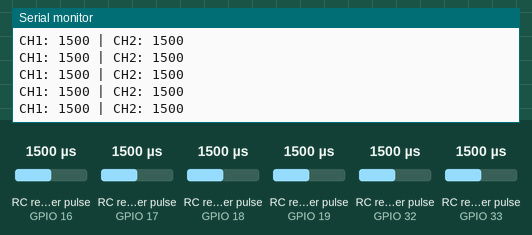
The sketch below on a simulated ESP32. On the bench: the last lines printed to the serial monitor. Wiring (inferred from the names in the program): 6 × RC receiver channel: data GPIO 16 / data GPIO 17 / data GPIO 18 / data GPIO 19 / data GPIO 32 / data GPIO 33. The inputs (shaded band) are chosen by the test bench; at power-on: RC receiver pulse (sensors on GPIO 16, GPIO 17, GPIO 18, GPIO 19, GPIO 32, GPIO 33) 1500 µs.

Above: at 1.2 s.
1.3 s: RC receiver pulse (sensor on GPIO 16) set to 1020 µs
At 1.8 s:
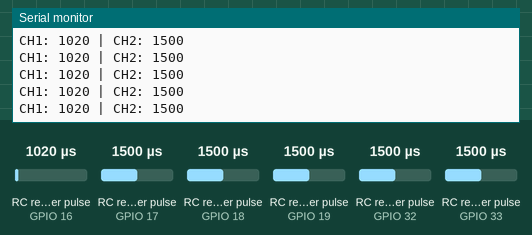
2.8 s: RC receiver pulse (sensor on GPIO 17) set to 1020 µs
At 3.8 s:
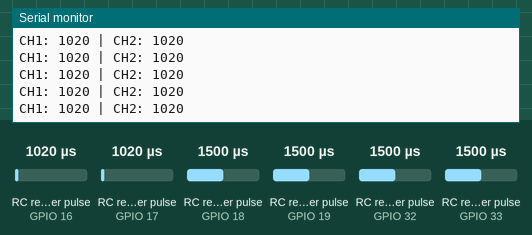
4.3 s: RC receiver pulse (sensor on GPIO 16) set to 1250 µs
At 5.2 s:
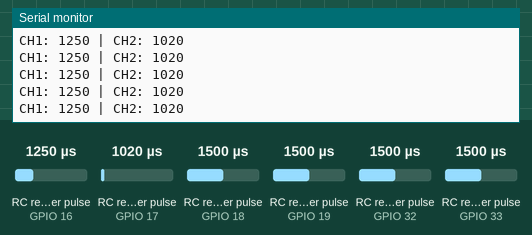
5.8 s: RC receiver pulse (sensor on GPIO 17) set to 1250 µs
At 6.6 s:
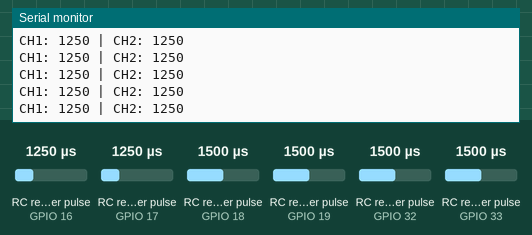
Timing chart, 0 to 8.3 s (numbered marks = the images above; inputs shaded):
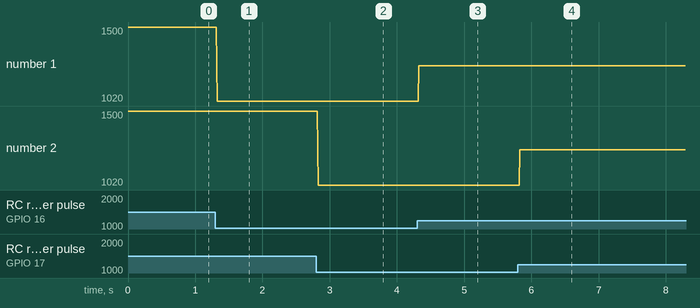

Measured:
- after the input at 1.3 s, the serial monitor: prints a new line at once (image 1)
- after the input at 2.8 s, the serial monitor: prints a new line at once (image 2)
- after the input at 4.3 s, the serial monitor: prints a new line at once (image 3)
- after the input at 5.8 s, the serial monitor: prints a new line at once (image 4)
- plotted number 1: 1500 → 1020 after the input at 1.3 s, 1020 → 1250 after the input at 4.3 s

The sketch:

Ibus.ino
```cpp
#include <Arduino.h>

// --- Config ---
// Output iBUS on GPIO 4 (Connect to FC RX)
#define IBUS_TX_PIN 4

// --- Variables ---
volatile uint32_t channel_start[6];
volatile uint16_t receiver_input[6] = {1500, 1500, 1500, 1500, 1500, 1500};

// Pins for PWM Input
const int ch_pins[6] = {16, 17, 18, 19, 32, 33};

// --- Separate Interrupt Handlers (Fixes the Crosstalk Bug) ---
// We need separate functions so we know EXACTLY which pin triggered the interrupt

void IRAM_ATTR isr_ch0() {
  uint32_t now = micros();
  if (digitalRead(ch_pins[0])) channel_start[0] = now;
  else receiver_input[0] = now - channel_start[0];
}

void IRAM_ATTR isr_ch1() {
  uint32_t now = micros();
  if (digitalRead(ch_pins[1])) channel_start[1] = now;
  else receiver_input[1] = now - channel_start[1];
}

void IRAM_ATTR isr_ch2() {
  uint32_t now = micros();
  if (digitalRead(ch_pins[2])) channel_start[2] = now;
  else receiver_input[2] = now - channel_start[2];
}

void IRAM_ATTR isr_ch3() {
  uint32_t now = micros();
  if (digitalRead(ch_pins[3])) channel_start[3] = now;
  else receiver_input[3] = now - channel_start[3];
}

void IRAM_ATTR isr_ch4() {
  uint32_t now = micros();
  if (digitalRead(ch_pins[4])) channel_start[4] = now;
  else receiver_input[4] = now - channel_start[4];
}

void IRAM_ATTR isr_ch5() {
  uint32_t now = micros();
  if (digitalRead(ch_pins[5])) channel_start[5] = now;
  else receiver_input[5] = now - channel_start[5];
}

// --- Setup ---
void setup() {
  Serial.begin(115200); // Debug to PC

  // Setup iBUS Serial on Serial2 (TX=4)
  // RX is set to -1 (unused) because we only send
  Serial2.begin(115200, SERIAL_8N1, -1, IBUS_TX_PIN);

  // Setup Pins and Attach SEPARATE Interrupts
  pinMode(ch_pins[0], INPUT_PULLUP); attachInterrupt(digitalPinToInterrupt(ch_pins[0]), isr_ch0, CHANGE);
  pinMode(ch_pins[1], INPUT_PULLUP); attachInterrupt(digitalPinToInterrupt(ch_pins[1]), isr_ch1, CHANGE);
  pinMode(ch_pins[2], INPUT_PULLUP); attachInterrupt(digitalPinToInterrupt(ch_pins[2]), isr_ch2, CHANGE);
  pinMode(ch_pins[3], INPUT_PULLUP); attachInterrupt(digitalPinToInterrupt(ch_pins[3]), isr_ch3, CHANGE);
  pinMode(ch_pins[4], INPUT_PULLUP); attachInterrupt(digitalPinToInterrupt(ch_pins[4]), isr_ch4, CHANGE);
  pinMode(ch_pins[5], INPUT_PULLUP); attachInterrupt(digitalPinToInterrupt(ch_pins[5]), isr_ch5, CHANGE);
}

// --- Manual iBUS Packet Sender ---
void sendIBus() {
  uint8_t buffer[32];
  uint16_t checksum = 0xFFFF;

  // Header
  buffer[0] = 0x20;
  buffer[1] = 0x40;

  // Read volatile data safely
  uint16_t safe_channels[6];
  noInterrupts();
  for(int i=0; i<6; i++) safe_channels[i] = receiver_input[i];
  interrupts();

  // Fill Channels 1-6
  for(int i=0; i<6; i++) {
    uint16_t val = constrain(safe_channels[i], 1000, 2000);
    buffer[2 + 2*i] = val & 0xFF;
    buffer[2 + 2*i + 1] = (val >> 8);
  }

  // Fill Empty Channels 7-14 with 1500 (Center)
  for(int i=6; i<14; i++) {
    uint16_t val = 1500;
    buffer[2 + 2*i] = val & 0xFF;
    buffer[2 + 2*i + 1] = (val >> 8);
  }

  // Calculate Checksum
  for(int i=0; i<30; i++) checksum -= buffer[i];
  buffer[30] = checksum & 0xFF;
  buffer[31] = (checksum >> 8);

  // Send to Flight Controller
  Serial2.write(buffer, 32);
}

void loop() {
  sendIBus();

  // Debug to Serial Monitor (PC)
  Serial.print("CH1: "); Serial.print(receiver_input[0]);
  Serial.print(" | CH2: "); Serial.println(receiver_input[1]);

  delay(10); // Wait 10ms (approx 100Hz refresh rate)
}
```
